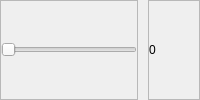
                               <widget class="QWidget" name="Page1_blur">
                                <layout class="QHBoxLayout" name="horizontalLayout_9">
                                 <property name="spacing">
                                  <number>10</number>
                                 </property>
                                 <property name="leftMargin">
                                  <number>0</number>
                                 </property>
                                 <property name="topMargin">
                                  <number>0</number>
                                 </property>
                                 <property name="rightMargin">
                                  <number>0</number>
                                 </property>
                                 <property name="bottomMargin">
                                  <number>0</number>
                                 </property>
                                 <item>
                                  <widget class="QFrame" name="frame_24">
                                   <property name="frameShape">
                                    <enum>QFrame::StyledPanel</enum>
                                   </property>
                                   <property name="frameShadow">
                                    <enum>QFrame::Raised</enum>
                                   </property>
                                   <layout class="QVBoxLayout" name="verticalLayout_29">
                                    <property name="spacing">
                                     <number>0</number>
                                    </property>
                                    <property name="leftMargin">
                                     <number>0</number>
                                    </property>
                                    <property name="topMargin">
                                     <number>0</number>
                                    </property>
                                    <property name="rightMargin">
                                     <number>0</number>
                                    </property>
                                    <property name="bottomMargin">
                                     <number>0</number>
                                    </property>
                                    <item>
                                     <widget class="QSlider" name="slider_kernel_blur">
                                      <property name="minimum">
                                       <number>1</number>
                                      </property>
                                      <property name="maximum">
                                       <number>10</number>
                                      </property>
                                      <property name="orientation">
                                       <enum>Qt::Horizontal</enum>
                                      </property>
                                     </widget>
                                    </item>
                                   </layout>
                                  </widget>
                                 </item>
                                 <item>
                                  <widget class="QFrame" name="frame_28">
                                   <property name="frameShape">
                                    <enum>QFrame::StyledPanel</enum>
                                   </property>
                                   <property name="frameShadow">
                                    <enum>QFrame::Raised</enum>
                                   </property>
                                   <layout class="QVBoxLayout" name="verticalLayout_34">
                                    <property name="spacing">
                                     <number>0</number>
                                    </property>
                                    <property name="leftMargin">
                                     <number>0</number>
                                    </property>
                                    <property name="topMargin">
                                     <number>0</number>
                                    </property>
                                    <property name="rightMargin">
                                     <number>0</number>
                                    </property>
                                    <property name="bottomMargin">
                                     <number>0</number>
                                    </property>
                                    <item>
                                     <widget class="QLabel" name="label_blur">
                                      <property name="minimumSize">
                                       <size>
                                        <width>50</width>
                                        <height>0</height>
                                       </size>
                                      </property>
                                      <property name="text">
                                       <string>0</string>
                                      </property>
                                     </widget>
                                    </item>
                                   </layout>
                                  </widget>
                                 </item>
                                </layout>
                               </widget>
